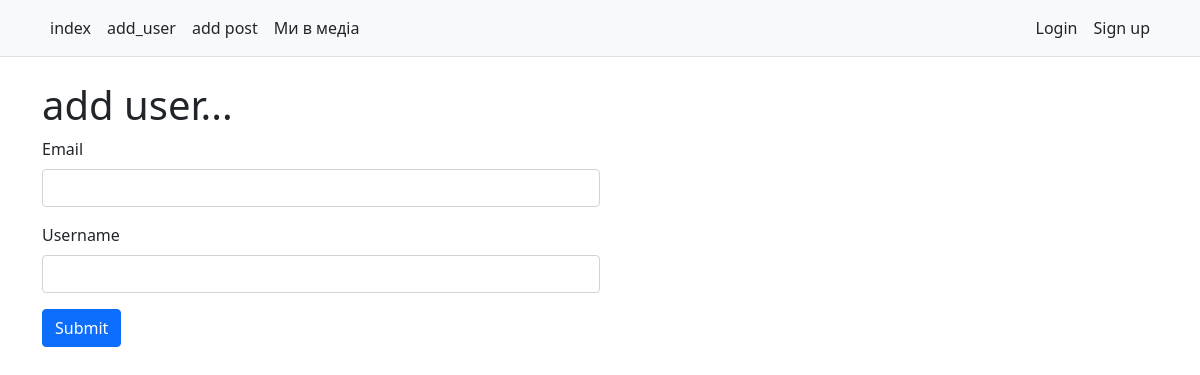
The page /user/add on the database as committed earlier.
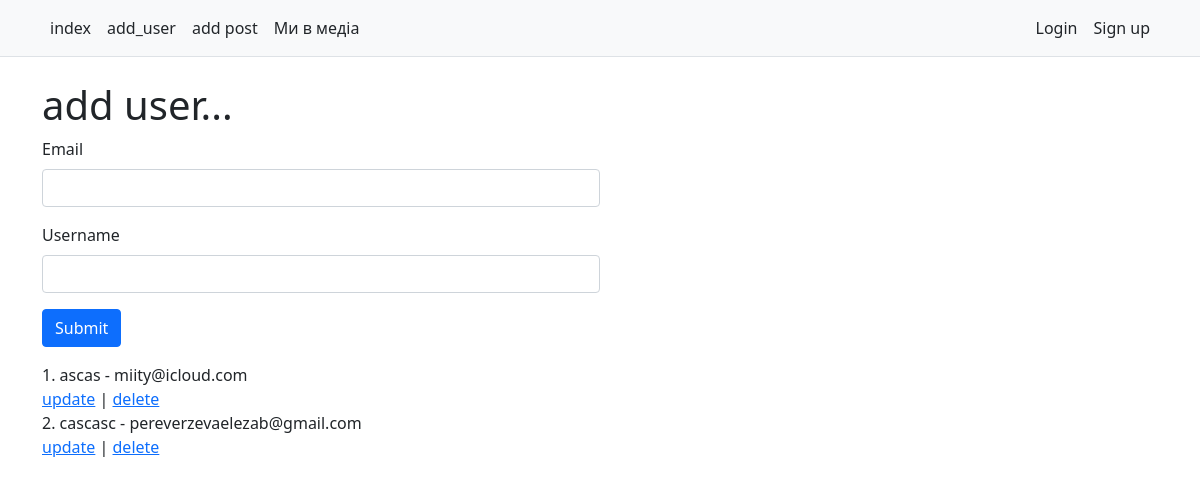
The same page on the database as committed later.
### app.py (models this page shows, shortened)
class Users(db.Model):
    id = db.Column(db.Integer, primary_key=True)
    username = db.Column(db.String(80), unique=True, nullable=False)
    email = db.Column(db.String(120), unique=True, nullable=False)

### app.py (the view, shortened to what this page needs)
@app.route('/user/add', methods=['GET','POST'], )
def add_user():
    name = None
    form = UserForm()
    return render_template('add_user.html', form=form, name=name, all_users=Users.query.all() )

### forms.py
class UserForm(FlaskForm):
    username = StringField('Username', [validators.Length(min=4, max=25)])
    email = StringField('Email', validators=[Email()])
    submit = SubmitField('Submit')

### templates/add_user.html (shortened to what this page needs)
{% extends 'base.html' %}
{% block content %}
<h1>add user...</h1>
<form method="POST" class="col-6 ">
	<div class="mb-3">
		<p>{{ form.email.label(class="form-label") }} {{ form.email(class="form-control") }}</p>
		<p>{{ form.username.label(class="form-label") }} {{ form.username(class="form-control") }}</p>
		<p>{{ form.submit(class="btn btn-primary") }}</p>
	</div>
</form>
{% for user in all_users %}
{{ user.id }}. {{ user.username }} - {{ user.email }} <br>
<a href="{{ url_for('update_user', id=user.id )}}">update</a> |
<a href="{{ url_for('userdelete', id=user.id )}}">delete</a>  <br>
{% endfor %}
{% endblock %}

### templates/base.html (shortened to what this page needs)
<!doctype html>
  <html lang="uk">
  <head>
    <link href="https://cdn.jsdelivr.net/npm/bootstrap@5.1.3/dist/css/bootstrap.min.css" rel="stylesheet">
    <link rel="stylesheet" href="{{ url_for('static', filename='style.css') }}">
  </head>
  <body>
    <main>
      {% include 'nav.html' %}
      <div class="container py-4">
        {% block content %}{% endblock %}
      </div>
    </main>
  </body>
  </html>

### templates/nav.html
<nav class="py-2 bg-light border-bottom">
  <div class="container d-flex flex-wrap">
    <ul class="nav me-auto">
      <li class="nav-item"><a href="{{url_for('index')}}" class="nav-link link-dark px-2 active" aria-current="page">index</a></li>
      <li class="nav-item"><a href="{{url_for('add_user')}}" class="nav-link link-dark px-2">add_user</a></li>
      <li class="nav-item"><a href="{{url_for('add_post')}}" class="nav-link link-dark px-2">add post</a></li>
      <li class="nav-item"><a href="#" class="nav-link link-dark px-2">Ми в медіа</a></li>
    </ul>
    <ul class="nav">
      <li class="nav-item"><a href="#" class="nav-link link-dark px-2">Login</a></li>
      <li class="nav-item"><a href="#" class="nav-link link-dark px-2">Sign up</a></li>
    </ul>
  </div>
</nav>

Rows that differ between the two databases and show on the page:
added Users: id "1", username "ascas", email "miity@icloud.com"
added Users: id "2", username "cascasc", email "pereverzevaelezab@gmail.com"
